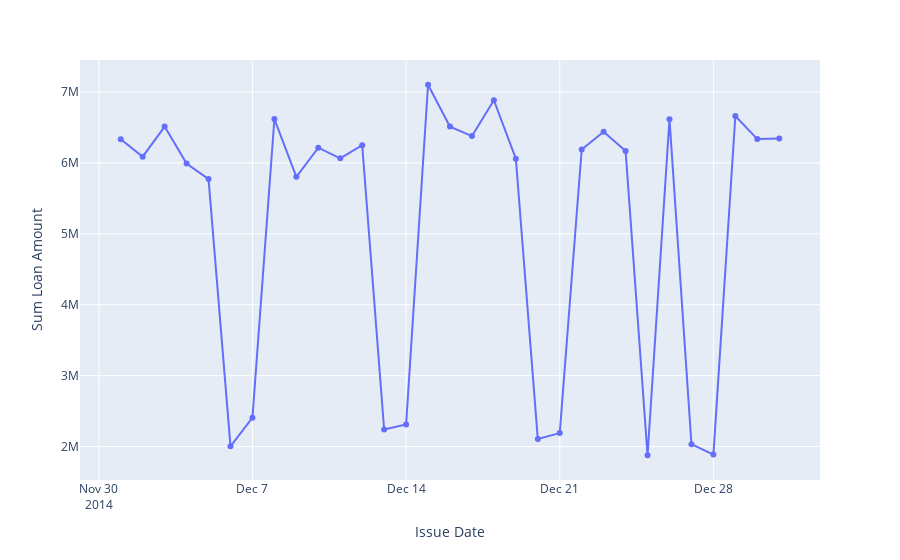

Notebook source saved alongside this figure:
### Markdown cell above
<details>
  <summary>Double-click this markdown to show additional enhancement features</summary>
  
```python
    labels={
        'value':'Number of Loans',
        'issue_date':'Issue Date'
	},
    template='seaborn'
```

</details>

### Code cell
# code here
px.line(
    loan_date_sum.sort_index(),
    markers=True,
    labels={
        'issue_date':'Issue Date',
        'value':'Sum Loan Amount',
        'variable':'Loan Amount'
        
    }
).update_layout(showlegend=False)

### Figure 1 — Plotly figure (JSON) as saved in the notebook; plotly's stock layout.template omitted (floating-point values rounded to 4 significant figures)
{"data": [{"hovertemplate": "Loan Amount=loan_amount<br>Issue Date=%{x}<br>Sum Loan Amount=%{y}<extra></extra>", "legendgroup": "loan_amount", "line": {"color": "#636efa", "dash": "solid"}, "marker": {"symbol": "circle"}, "mode": "lines+markers", "name": "loan_amount", "orientation": "v", "showlegend": true, "type": "scatter", "x": ["2014-12-01T00:00:00", "2014-12-02T00:00:00", "2014-12-03T00:00:00", "2014-12-04T00:00:00", "2014-12-05T00:00:00", "2014-12-06T00:00:00", "2014-12-07T00:00:00", "2014-12-08T00:00:00", "2014-12-09T00:00:00", "2014-12-10T00:00:00", "2014-12-11T00:00:00", "2014-12-12T00:00:00", "2014-12-13T00:00:00", "2014-12-14T00:00:00", "2014-12-15T00:00:00", "2014-12-16T00:00:00", "2014-12-17T00:00:00", "2014-12-18T00:00:00", "2014-12-19T00:00:00", "2014-12-20T00:00:00", "2014-12-21T00:00:00", "2014-12-22T00:00:00", "2014-12-23T00:00:00", "2014-12-24T00:00:00", "2014-12-25T00:00:00", "2014-12-26T00:00:00", "2014-12-27T00:00:00", "2014-12-28T00:00:00", "2014-12-29T00:00:00", "2014-12-30T00:00:00", "2014-12-31T00:00:00"], "xaxis": "x", "y": [6334550, 6087250, 6512225, 5990000, 5771375, 2003400, 2407450, 6618975, 5803125, 6214575, 6064825, 6249475, 2241400, 2311075, 7101675, 6511525, 6378000, 6883375, 6058050, 2105850, 2190125, 6190000, 6438100, 6168350, 1877725, 6616925, 2033650, 1886950, 6661225, 6335600, 6344750], "yaxis": "y"}], "layout": {"autosize": true, "legend": {"title": {"text": "Loan Amount"}, "tracegroupgap": 0}, "margin": {"t": 60}, "showlegend": false, "xaxis": {"anchor": "y", "autorange": true, "domain": [0, 1], "range": ["2014-11-29 04:25:33.6669", "2015-01-01 19:34:26.3331"], "title": {"text": "Issue Date"}, "type": "date"}, "yaxis": {"anchor": "x", "autorange": true, "domain": [0, 1], "range": [1473000.0, 7506000.0], "title": {"text": "Sum Loan Amount"}, "type": "linear"}}}
